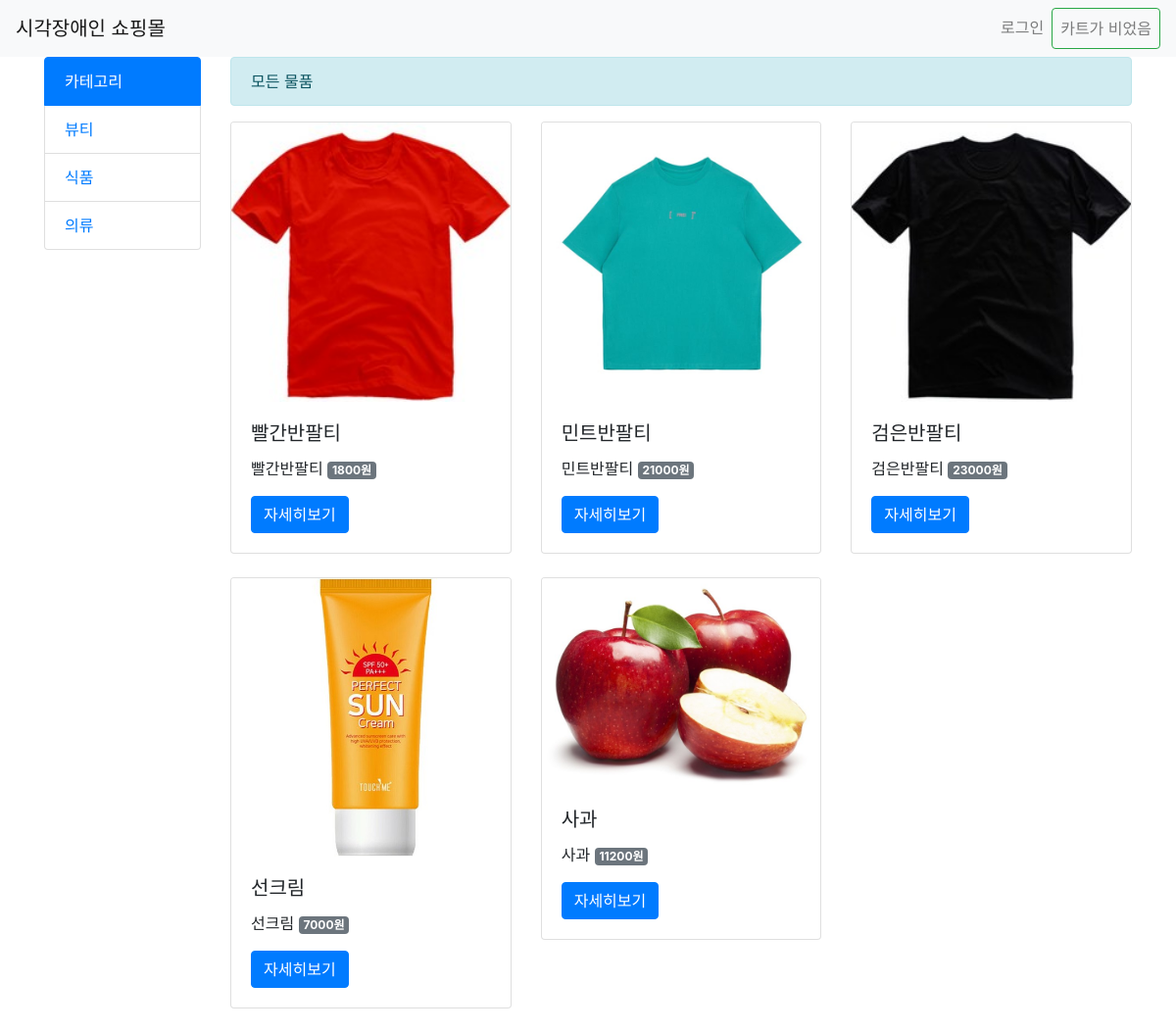
The page / on the database its author committed.
### shop/models.py (models this page shows, shortened)
class Category(models.Model):
    name = models.CharField(max_length=200, db_index=True)
    meta_description = models.TextField(blank=True)
    slug = models.SlugField(
        max_length=200, db_index=True, unique=True, allow_unicode=True
    )
    class Meta:
        ordering = ["name"]
        verbose_name = "category"
        verbose_name_plural = "categories"
    def get_absolute_url(self):
        return reverse("shop:product_in_category", args=[self.slug])

class Product(models.Model):
    category = models.ForeignKey(
        Category, on_delete=models.SET_NULL, null=True, related_name="products"
    )
    name = models.CharField(max_length=200, db_index=True)
    slug = models.SlugField(
        max_length=200, db_index=True, unique=True, allow_unicode=True
    )
    image = models.ImageField(upload_to="products/%Y/%m/%d", blank=True)
    description = models.TextField(blank=True)
    meta_description = models.TextField(blank=True)
    price = models.IntegerField()
    stock = models.PositiveIntegerField()
    available_display = models.BooleanField("Display", default=True)
    available_order = models.BooleanField("Order", default=True)
    created = models.DateTimeField(auto_now_add=True)
    updated = models.DateTimeField(auto_now=True)
    class Meta:
        ordering = ["-created"]
        index_together = [["id", "slug"]]
    def get_absolute_url(self):
        return reverse("shop:product_detail", args=[self.id, self.slug])

### shop/views.py (the view)
# urls.py: path("", product_in_category, name="product_all"),
def product_in_category(request, category_slug=None):
    current_category = None
    categories = Category.objects.all()
    products = Product.objects.filter(available_display=True)
    if category_slug:
        current_category = get_object_or_404(Category, slug=category_slug)
        products = products.filter(category=current_category)
    return render(
        request,
        "shop/list.html",
        {
            "current_category": current_category,
            "categories": categories,
            "products": products,
        },
    )

### shop/templates/shop/list.html (shortened to what this page needs)
{% extends 'base.html' %}
{% block content %}
<div class="row">
    <div class="col-2">
        <div class="list-group">
            <a href="/" class="list-group-item {% if not current_category %}active{% endif %}">카테고리</a>
            {% for c in categories %}
            <a href="{{c.get_absolute_url}}"
                class="list-group-item {% if current_category.slug == c.slug %}active{% endif %}">{{c.name}}</a>
            {% endfor %}
        </div>
    </div>
    <div class="col">
        <div class="alert alert-info" role="alert" tabindex="0">
            {% if current_category %}{{current_category.name}}{% else %}모든 물품{% endif %}
        </div>
        <div class="row">
            {% for product in products %}
            <div class="col-4">
                <div class="card">
                    <img class="card-img-top" src="{{product.image.url}}" alt="Product Image" tabindex="0">
                    <div class="card-body">
                        <h5 class="card-title" tabindex="0">{{product.name}}</h5>
                        <p class="card-text" tabindex="0">{{product.description}} <span
                                class="badge badge-secondary">{{product.price}}원</span></p>
                        <a href="{{product.get_absolute_url}}" class="btn btn-primary">자세히보기</a>
                    </div>
                </div>
                <br>
            </div>
            {% endfor %}
        </div>
    </div>
</div>
{% endblock %}

### templates/base.html (shortened to what this page needs)
{% load static %}
<!DOCTYPE html>
<html lang="en">
<head>
  <link rel="stylesheet" href="https://stackpath.bootstrapcdn.com/bootstrap/4.1.3/css/bootstrap.min.css"
>
</head>
<body>
  <nav class="navbar navbar-expand-lg navbar-light bg-light">
    <a class="navbar-brand" href="/">시각장애인 쇼핑몰</a>
    <div class="collapse navbar-collapse justify-content-end" id="navbarSupportedContent">
      <ul class="navbar-nav justify-content-end">
        <li class="nav-item">
          {% if user.is_authenticated %}
          <a class="nav-link" href="{% url 'account_logout' %}">로그아웃</a>
          {% else %}
          <a class="nav-link" href="{% url 'account_login' %}">로그인</a>
          {% endif %}
        </li>
        <li class="nav-item ">
          <a class="nav-link btn btn-outline-success" href="{% url 'cart:detail' %}">
            {% if cart|length > 0 %}
            총 {{cart|length}} 개의 물품
            {% else %}
            카트가 비었음
            {% endif %}
          </a>
        </li>
      </ul>
    </div>
  </nav>
  <div class="container">
    {% block content %}
    {% endblock %}
  </div>
</body>
</html>

### rows shown on the page
Category: name "뷰티"
Category: name "식품"
Category: name "의류"
Product: image (picture), name "빨간반팔티", description "빨간반팔티", price "1800"
Product: image (picture), name "민트반팔티", description "민트반팔티", price "21000"
Product: image (picture), name "검은반팔티", description "검은반팔티", price "23000"
Product: image (picture), name "선크림", description "선크림", price "7000"
Product: image (picture), name "사과", description "사과", price "11200"
